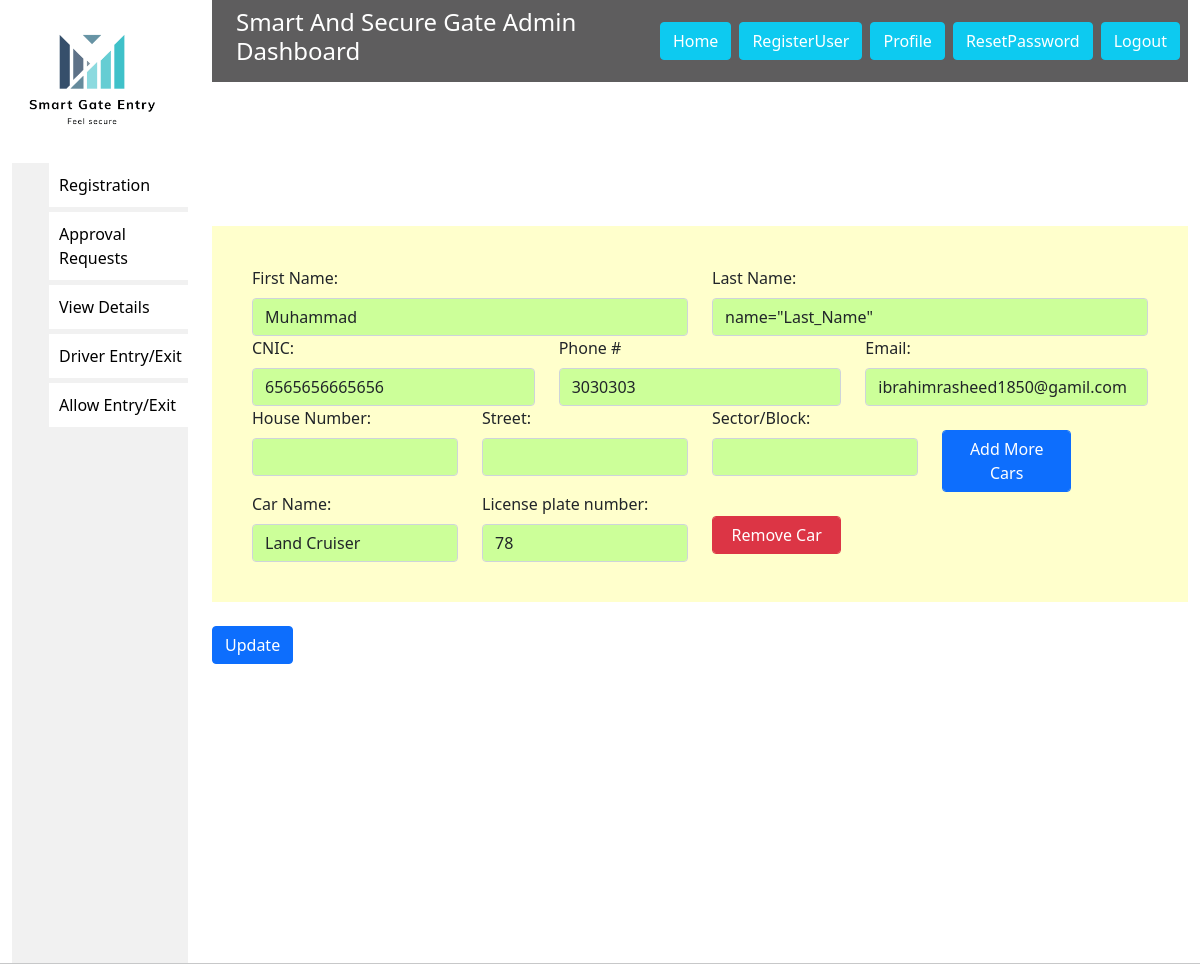
The app's page /ViewDetailsResident/98/ (signed in) with its own data.
### fyp/models.py (models this page shows, shortened)
class Driver(Person):
    Car_Plate_number=models.ForeignKey(Car, null=True,on_delete=models.SET_NULL)
    House_no=models.CharField(max_length=200,blank=True,null=True)
    Street=models.CharField(max_length=200,blank=True,null=True)
    Sector=models.CharField(max_length=200,blank=True,null=True)
    Sector=models.CharField(max_length=200,blank=True,null=True)
    type=models.CharField(max_length=20,default="resident")
    class Meta:
        abstract=True

class Residents(Driver):
    Resident_id=models.AutoField(primary_key=True)
    isentered=models.BooleanField(default=False)
    IsTemporary=models.BooleanField(default=False)

class Card(models.Model):
    Card_id=models.AutoField(primary_key=True)
    Car_Plate_number=models.ForeignKey(Car, null=True,on_delete=models.SET_NULL)
    Barcode_id=models.IntegerField(unique=True)
    barcode=models.ImageField(upload_to='static/barcodeimages/',blank=True)
    type=models.CharField(max_length=20,default="resident")
    Resident=models.ForeignKey(Residents,blank=True,null=True,on_delete=models.SET_NULL)
    isentered=models.BooleanField(default=False)
    isrejected=models.BooleanField(default=False)

class Car(models.Model):
    Car_Plate_number=models.CharField(max_length=7,primary_key=True)
    Name=models.CharField(max_length=30,null=True)

### fyp/views.py (the view)
# urls.py: path("ViewDetailsResident/<int:id>/", views.Edit_Resident, name='Edit_Resident'),
@login_required(login_url="Login")
def Edit_Resident(request,id):
    re=Residents.objects.get(Resident_id=id)
    card=Card.objects.all()
    context={
        'data':re,
        'card':card
    }
    return render(request,'EditResident.html',context)

### templates/EditResident.html (shortened to what this page needs)
{% extends 'base.html' %}
{%block body%}
<form action="{% url 'Residentupdate' data.Resident_id %}" method="POST" id="app-form">
    <br>
    <br>
    <br>
    <br>
    <br>
    <br>
    <div class="container" style="background-color:rgb(255, 255, 204);padding:40px">
        <form action="" method="POST">
            <div class="row">
                <div class="col-xs-12 col-sm-6 col-6">
                    <label class="form-label">First Name:</label>
                    <input type="text" class="form-control" value={{data.First_Name}} name="First_Name"
                        style="background-color:rgb(204, 255, 153)">
                </div>
                <div class="col-xs-12 col-sm-6 col-6">
                    <label class="form-label">Last Name:</label>
                    <input type="text" class="form-control" value={{data.Last_Name}} name="Last_Name"
                        style="background-color:rgb(204, 255, 153)">
                </div>
            </div>
            <div class="row">
                <div class="col-xs-12 col-sm-4 col-4">
                    <label class="form-label">CNIC:</label>
                    <input type="text" class="form-control" value={{data.CNIC}} maxlength="13" name="CNIC"
                        style="background-color:rgb(204, 255, 153)">
                </div>
                <div class="col-xs-12 col-sm-4 col-4">
                    <label class="form-label">Phone #</label>
                    <input type="text" class="form-control" value={{data.Phone_Number}} maxlength="11"
                        name="Phone_Number" style="background-color:rgb(204, 255, 153)">
                </div>
                <div class="col-xs-12 col-sm-4 col-4">
                    <label class="form-label required">Email:</label>
                    <input type="text" class="form-control" value="{{data.Email}}" placeholder="abc@gmail.com" name="Email"
                         style="background-color:rgb(204, 255, 153) " required>
                </div>
            </div>
            <div class="row">
                <div class=" col-sm-3 col-3" style="width:25%">
                    <label class="form-label">House Number:</label>
                    <input type="number" class="form-control" value={{data.House_no}} name="H_no"
                        style="background-color:rgb(204, 255, 153)">
                </div>
                <div class="col-xs-12 col-sm-3 col-3" style="width:25%">
                    <label class="form-label">Street:</label>
                    <input type="number" class="form-control" value={{data.Street}} name="Street"
                        style="background-color:rgb(204, 255, 153)">
                </div>
                <div class="col-xs-12 col-sm-3 col-3" style="width:25%">
                    <label class="form-label">Sector/Block:</label>
                    <input type="number" class="form-control" style="background-color:rgb(204, 255, 153)"
                        value={{data.Sector}} name="Sector">
                </div>
                <div class="col-xs-12 col-sm-2 col-2">
                    <button class="btn btn-primary form-control" onclick='addMoreCars()'>Add More Cars</button>
                </div>
            </div>
            {%for crd in card%}
            {%if crd.Resident.CNIC == data.CNIC%}
                <div class="row " id="duplicate-row">
                    <div class="col-xs-12 col-sm-3 col-4">
                        <label class="form-label required">Car Name:</label>
                        <input type="text" class="form-control" value="{{crd.Car_Plate_number.Name}}"
                            name="Car_Name{{forloop.counter}}" style="background-color:rgb(204, 255, 153) " required>
                    </div>
                    <div class="col-xs-12 col-sm-3 col-4">
                        <label class="form-label required">License plate number:</label>
                        <input type="text" class="form-control" value="{{crd.Car_Plate_number.Car_Plate_number}}"
                            name="Car_Plate_number{{ forloop.counter}}" style="background-color:rgb(204, 255, 153)"
                            required>
                    </div>
                    <div class="col-xs-12 col-sm-2 col-2">
                            <a class="btn btn-danger form-control" href="{% url 'removecar' crd.Card_id data.Resident_id %}">Remove Car</a>
                    </div>
    </div>
    {% endif %}
    {%endfor%}
    </div>
    <br>
    <span>
        <form action="{% url 'Residentupdate' data.Resident_id %}" method="POST">
            <input type="submit" class="btn btn-primary" value="Update">
        </form>
    </span>
</form>
</div>
{%endblock body%}

### static/dashboard.css (style rules this page uses)
* { margin: 0px; padding: 0px; }
a { text-decoration: none; }

### records on screen
Residents: First_Name "Muhammad", CNIC "6565656665656", Phone_Number "3030303", Email "ibrahimrasheed1850@gamil.com"
Card: Car_Plate_number.Name "Land Cruiser", Car_Plate_number.Car_Plate_number "78"
